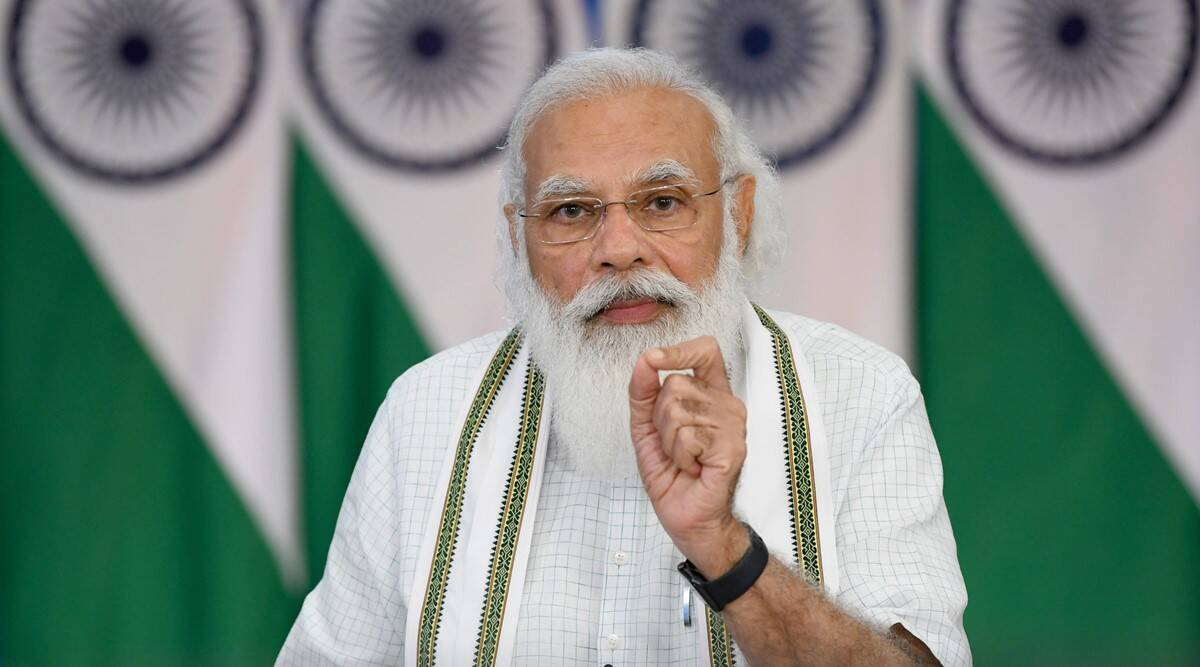
#> input picture modi.jpeg, 1200 x 667 px
$ jupyter execute 'basic threshold and blur.ipynb'
#> lines starting #> are read from the running program, lines starting #| are printed output that depends on the picture
[cell 1]
import cv2

[cell 2]
img=cv2.imread("modi.jpeg")
#> img is the input picture: shape (667, 1200, 3); mean B, G, R 130.4, 140, 126.1

[cell 3]
img

[cell 4]
gauusianblur=cv2.GaussianBlur(img,(21,21),0)
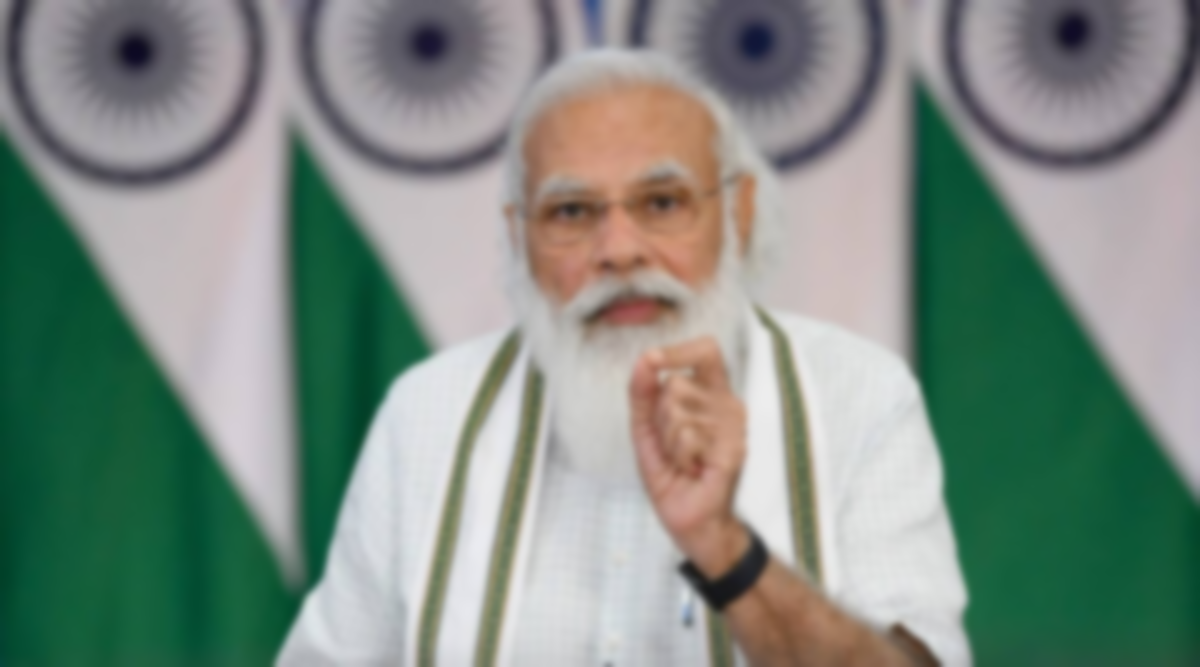
#> gauusianblur: shape (667, 1200, 3); mean B, G, R 130.4, 140, 126.1

[cell 5]
cv2.imwrite("gaussianblur.jpeg",gauusianblur)
#> Out = True

[cell 6]
threshimg=cv2.threshold(img,180,255,cv2.THRESH_BINARY)[1]
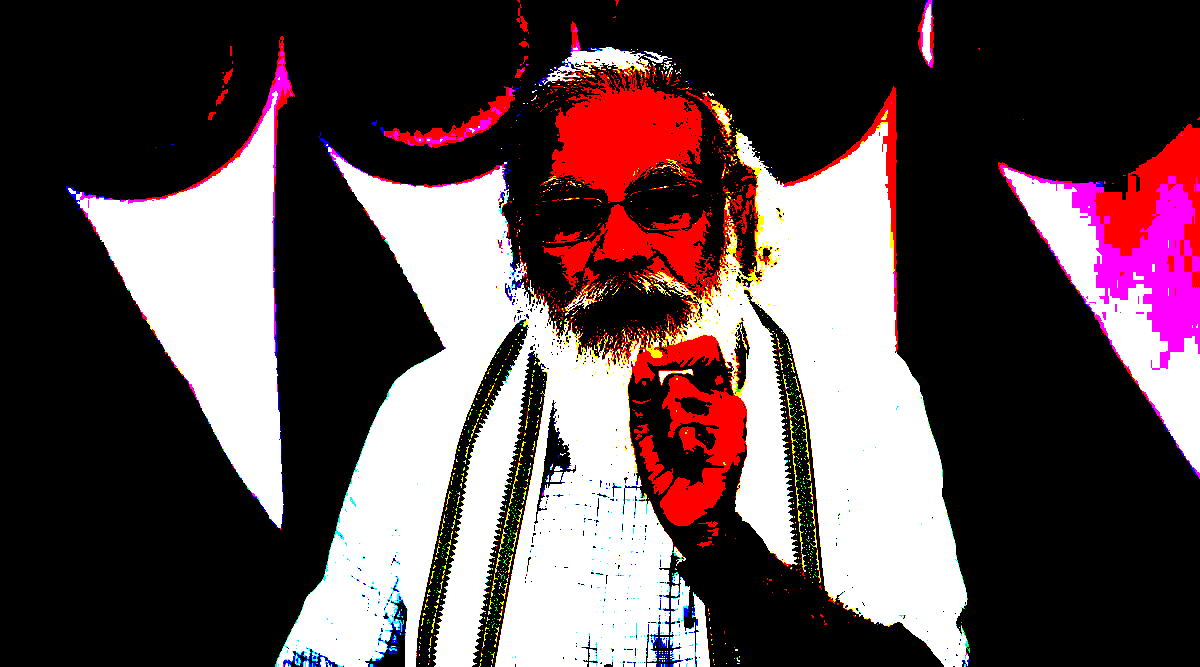
#> threshimg: shape (667, 1200, 3); mean B, G, R 78.1, 75.1, 93

[cell 7]
cv2.imwrite("threshold.jpeg",threshimg)
#> Out = True
